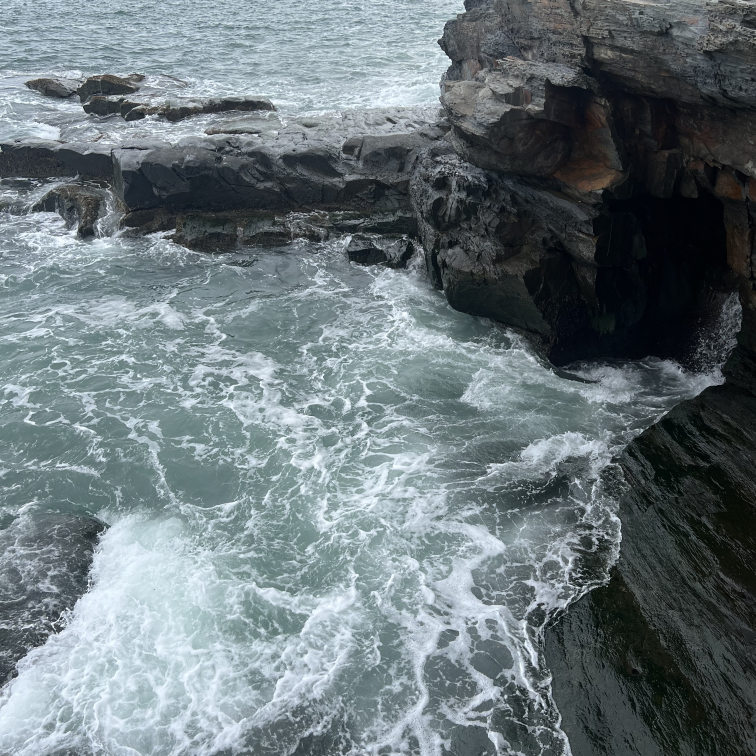
#> input picture about/1.jpg, 3024 x 3024 px, given in place of water-lilies-5b-smooth.webp, which was not available (shown at 1/4 size)
$ python optics.py ../../../about/1.jpg
#> lines starting #> are read from the running program, lines starting #| are printed output that depends on the picture; after the words box and inside, x2 and y2 are one past the last pixel; in counts of white or black regions, pixels touching at a corner belong together; pictures that were not available may be replaced by others from this repository, and a replacement may not be noted
# Optical comparison with the lilies: fine detail relative to mid-scale shapes
# (painted softness), value range, temperature, gold tones. Gold excluded
# from the texture measures; same gold detector for both images.
import sys, numpy as np, cv2, warnings; warnings.filterwarnings('ignore')
from PIL import Image
from skimage import color
def measure(path, extra_mask=None):
    a = np.asarray(Image.open(path).convert('RGB')).astype(np.float32) / 255
    if a.shape[1] != 3376: a = cv2.resize(a, (3376, round(a.shape[0] * 3376 / a.shape[1])), interpolation=cv2.INTER_AREA)
#> a: shape (3376, 3376, 3) float32
    lab = color.rgb2lab(a); L, A, B = lab[..., 0], lab[..., 1], lab[..., 2]
#> after `L, A, B = (lab[..., 0], lab[..., 1], lab[..., 2])`:
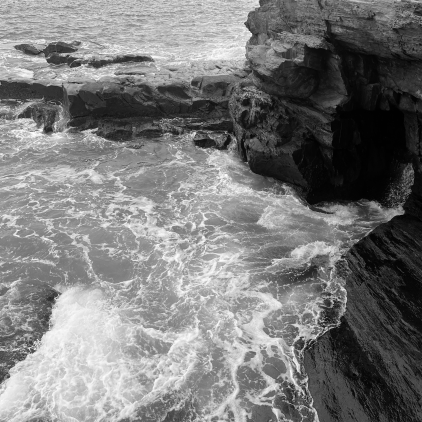
#> L: shape (3376, 3376) float32 (shown at 1/8 size); min 0, max 99.6, mean 47.7; drawn with min black and max white
#> after `L, A, B = (lab[..., 0], lab[..., 1], lab[..., 2])`:
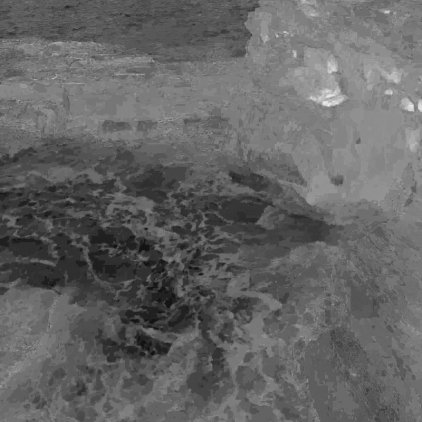
#> A: shape (3376, 3376) float32 (shown at 1/8 size); min -11.11, max 8.84, mean -3.23; drawn with min black and max white
#> after `L, A, B = (lab[..., 0], lab[..., 1], lab[..., 2])`:
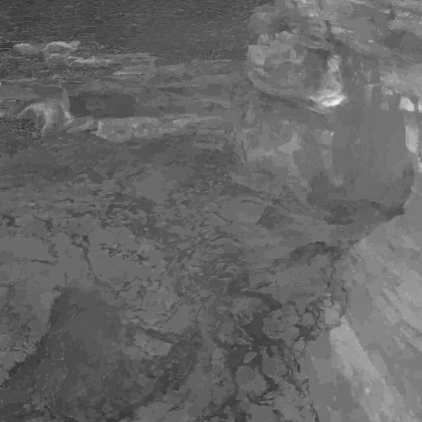
#> B: shape (3376, 3376) float32 (shown at 1/8 size); min -16.92, max 15.93, mean -3.66; drawn with min black and max white
    C = np.hypot(A, B); h = np.degrees(np.arctan2(B, A)) % 360
#> after `C = np.hypot(A, B)`:
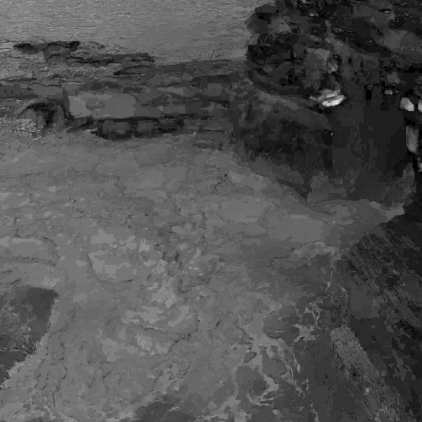
#> C: shape (3376, 3376) float32 (shown at 1/8 size); min 0, max 17.48, mean 5.54; drawn with min black and max white
#> after `h = np.degrees(np.arctan2(B, A)) % 360`:
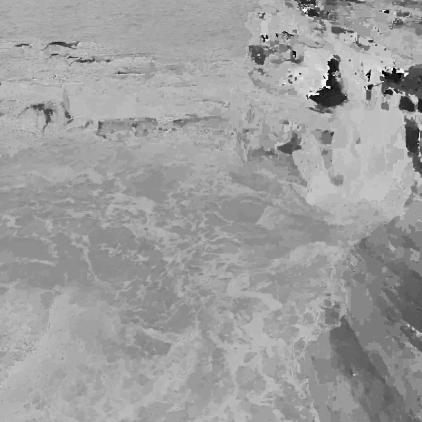
#> h: shape (3376, 3376) float32 (shown at 1/8 size); min 0, max 360, mean 224.3; drawn with min black and max white
    g = (C > 30) & (h > 50) & (h < 100) & (L > 40)
#> g: shape (3376, 3376) bool; every value is 0
    keep = ~cv2.dilate(g.astype(np.uint8), np.ones((5, 5), np.uint8)).astype(bool)
#> keep: shape (3376, 3376) bool; every value is 1
    if extra_mask is not None: keep &= ~extra_mask
    Y = L / 100
    g1 = cv2.GaussianBlur(Y, (0, 0), 1); g4 = cv2.GaussianBlur(Y, (0, 0), 4); g12 = cv2.GaussianBlur(Y, (0, 0), 12)
#> after `g12 = cv2.GaussianBlur(Y, (0, 0), 12)`:
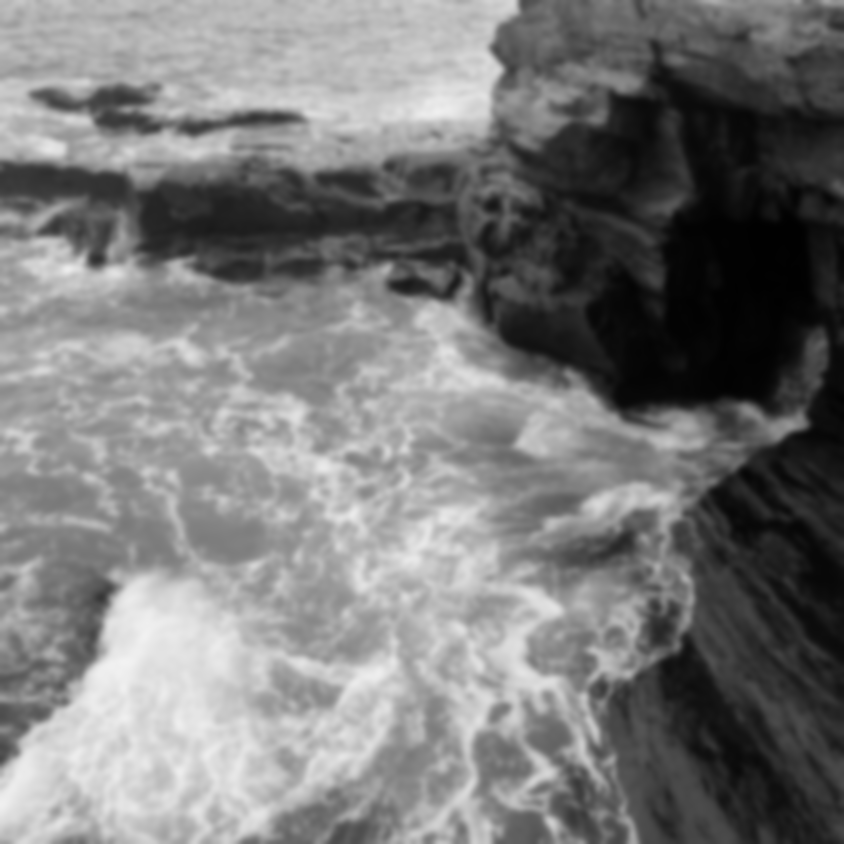
#> g12: shape (3376, 3376) float32 (shown at 1/4 size); min 0.00618, max 0.952, mean 0.477
    fine = np.abs(Y - g1)[keep].mean(); mid = np.abs(g1 - g4)[keep].mean(); big = np.abs(g4 - g12)[keep].mean()
#> after `fine = np.abs(Y - g1)[keep].mean()`: fine = 0.016
#> after `mid = np.abs(g1 - g4)[keep].mean()`: mid = 0.0322
#> after `big = np.abs(g4 - g12)[keep].mean()`: big = 0.029
    ng = ~g
    return dict(fine_per_mid=fine / mid, mid_per_big=mid / big, meanL=L[ng].mean(), b=B[ng].mean(), dark2=np.percentile(L[ng], 2), light98=np.percentile(L[ng], 98),
#> (the run stopped early here; a loop or call above may not have finished)

$ run again, on about/3.jpg
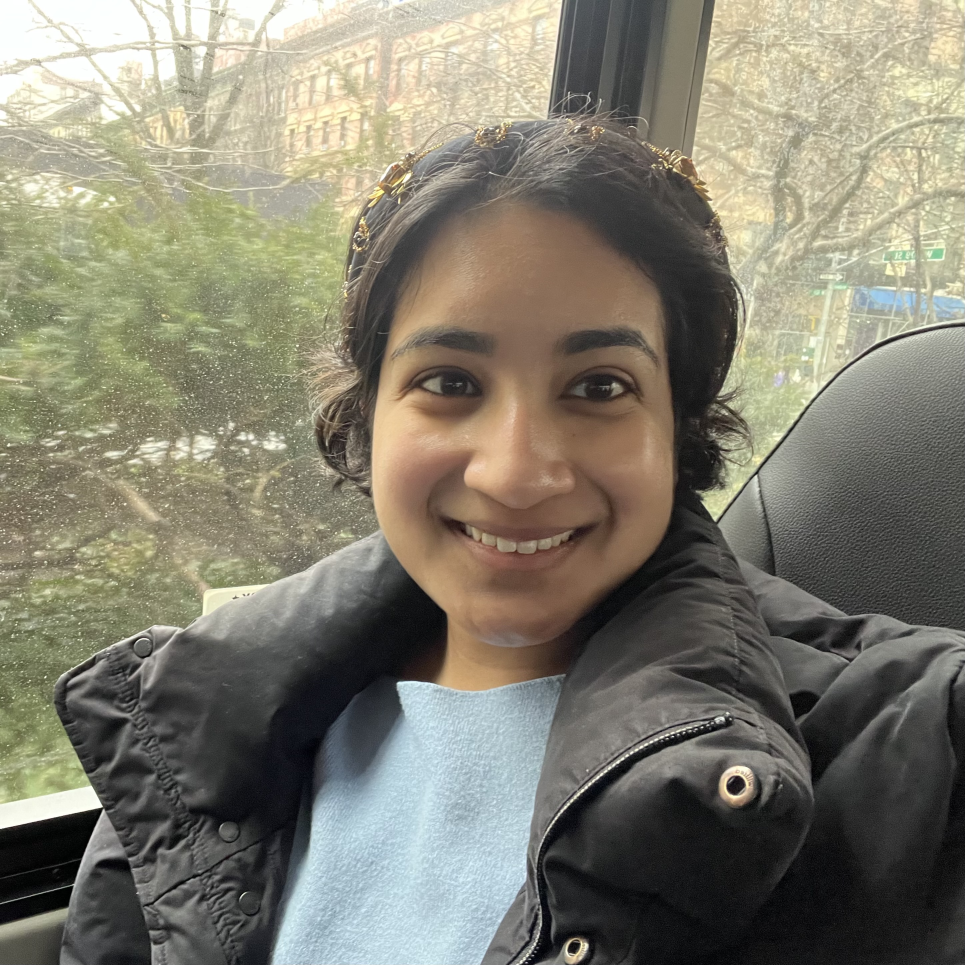
#> input picture about/3.jpg, 2895 x 2895 px, given in place of water-lilies-5b-smooth.webp, which was not available (shown at 1/3 size)
#> lab: shape (3376, 3376, 3) float32; mean of channels 0, 1, 2 50.7, -1.1, 8
#> in measure, `g = (C > 30) & (h > 50) & (h < 100) & (L > 40)`:
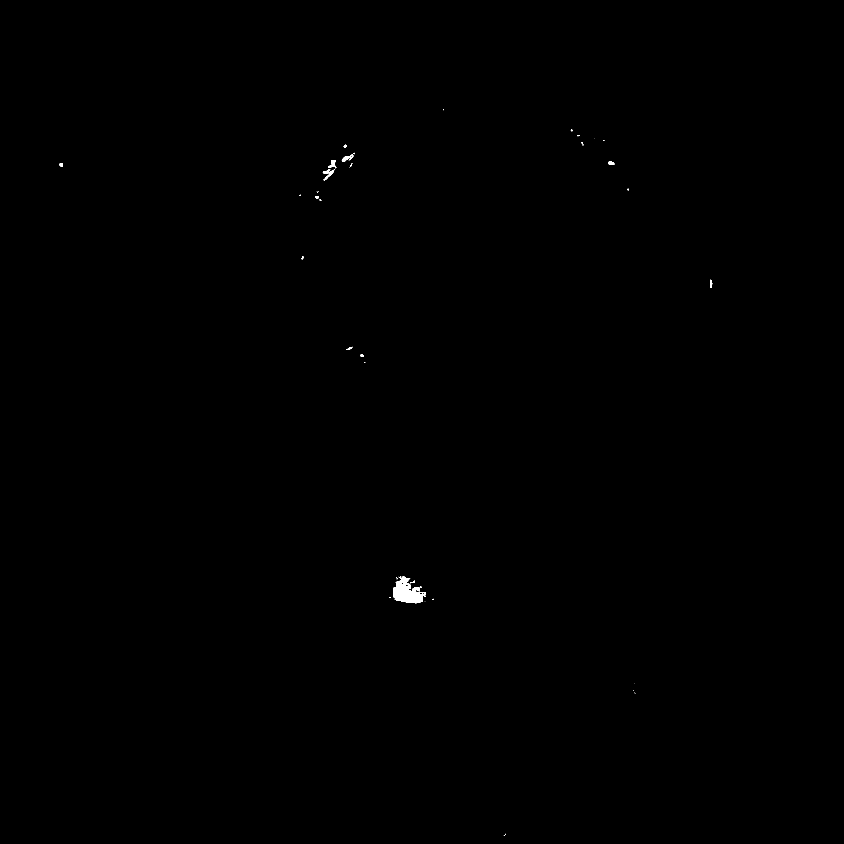
#> g: shape (3376, 3376) bool (shown at 1/4 size); 0.1% white; 51 white regions (29 under 20 px), largest, box (x1, y1, x2, y2) and area: (1574, 2305, 1702, 2413) 7646, (1291, 676, 1340, 721) 699, (1367, 616, 1411, 648) 484
#> keep: shape (3376, 3376) bool; 99.9% white; 31 black regions, largest, box (x1, y1, x2, y2) and area: (1572, 2303, 1704, 2415) 9791, (1289, 638, 1347, 723) 2087, (1365, 609, 1420, 650) 1068
#> in measure, `g12 = cv2.GaussianBlur(Y, (0, 0), 12)`:
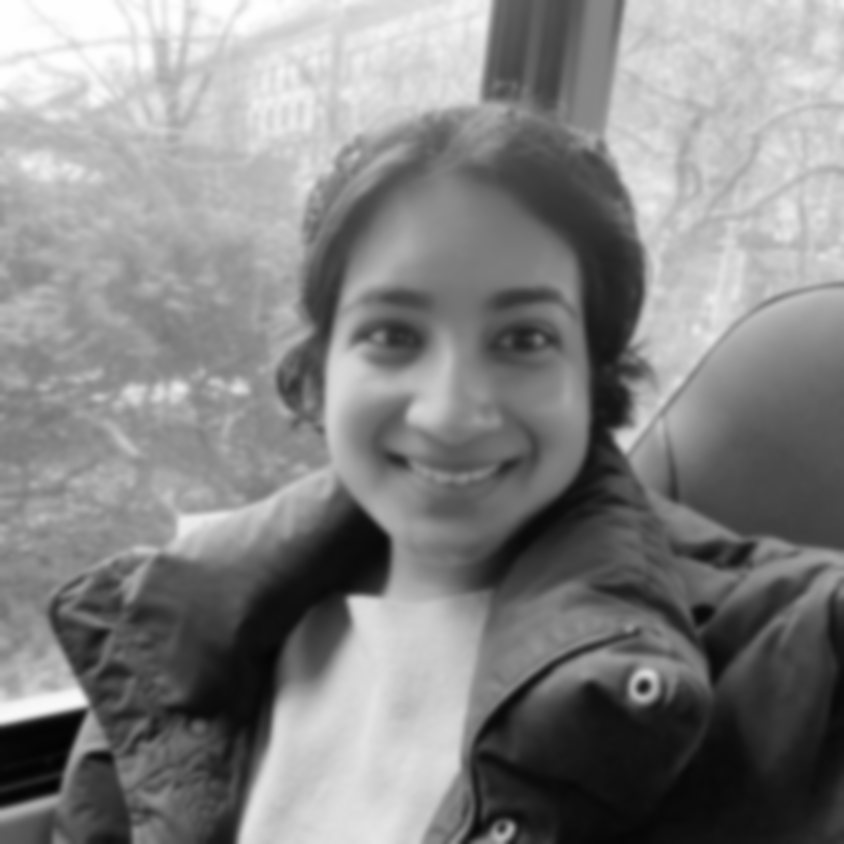
#> g12: shape (3376, 3376) float32 (shown at 1/4 size); min 0.0138, max 0.999, mean 0.518
#> fine = 0.0062
#> mid = 0.0183
#> big = 0.0198
#> m = 10 items
#| lilies 5b-smooth           fine/mid 0.34 mid/big 0.92 | L 52 b* +8.1 dark2 4 light98 98 | gold 0.1% L (63.0, 69.0, 78.0) C 32 h 75
